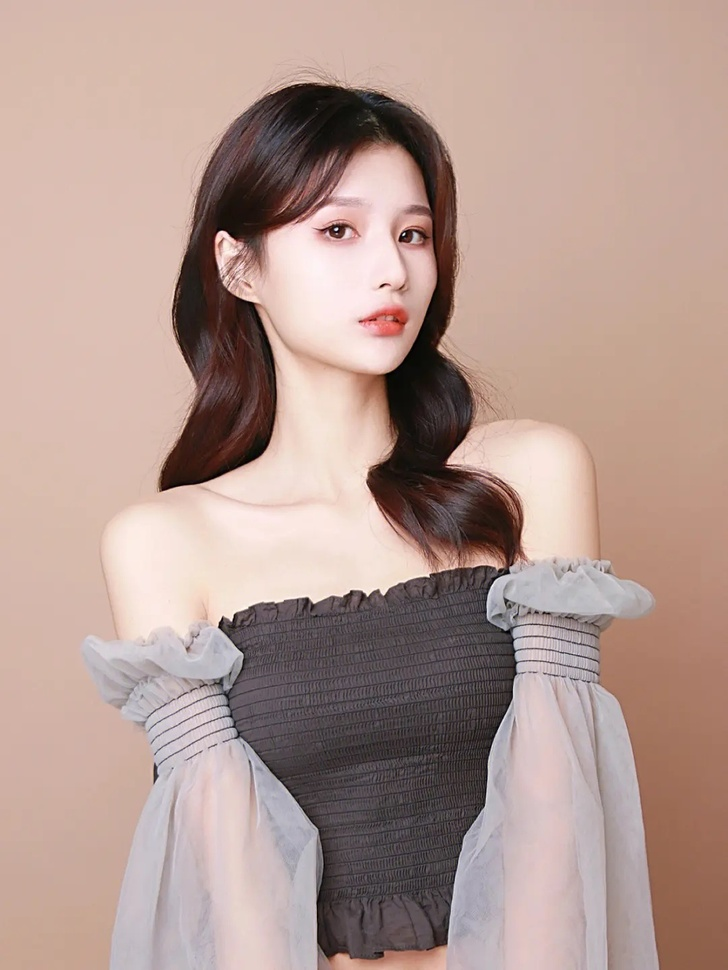
#> input picture src/assets/portrait.jpg, 728 x 970 px, shrunk from 1080 x 1439 before the run
$ python zeus_test.py
#> lines starting #> are read from the running program, lines starting #| are printed output that depends on the picture
import zeus.zeus as pyairaw
import cv2
import numpy as np
import logging
import os
import json
import time
import argparse

# https://github.com/Algomorph/pyboostcvconverter/tree/master
logging.basicConfig(
    level=logging.INFO,
    format = "%(asctime)s %(levelname)-1.1s L%(lineno)-3.3d %(process)-5.5d [%(name)-12.12s] %(message)s",
    handlers=[logging.StreamHandler()]
)

logger = logging.getLogger("pyairaw_test")
logger.setLevel(logging.DEBUG)
pwd = os.path.dirname(os.path.realpath(__file__))
bundlePath=os.path.dirname(pwd);
def timer_decorator(func):
    def wrapper(*args, **kwargs):
        start_time = time.time()
        result = func(*args, **kwargs)
#> (the call stopped at in test_pyairaw_test_str, `info = pyairaw.test_str(txt)`: zeus is not available in this run)
        end_time = time.time()
        t = 1000*(end_time - start_time)
        too_much = '[NOTICE]' if t > 1000 else ''
        logger.debug(f"Fun[{func.__name__}]{too_much} took {t:.2f}ms")
        return result
    return wrapper

def assert_exists(f):
    logger.debug(f"assert_exists: {f}")
    assert os.path.exists(f), f"file not found: {f}"

@timer_decorator
def test_cv2_img_concat():
    imgfile = f'{pwd}/src/assets/portrait.jpg'
    dstfile= f'{pwd}/src/assets/portrait_concat_result.jpg'
    assert_exists(imgfile)
    img1 = cv2.imread(imgfile)
    img2 = cv2.flip(cv2.imread(imgfile), 1)

    logger.debug(f"test_cv2_img_concat img1: {img1.shape}")
    logger.debug(f"test_cv2_img_concat img2: {img2.shape}")

    result = pyairaw.cv2_img_concat(img1, img2)
    cv2.imwrite(dstfile, result)
    logger.debug(f"test_cv2_img_concat result: {result.shape}")
    logger.debug(f"test_cv2_img_concat save to: {dstfile}")


@timer_decorator
def test_pyairaw_dict():
    dict_data = {"name": "John", "age": "25", "city": "New York"}
    result = pyairaw.test_dict(dict_data)
    logger.debug(f"test_pyairaw_dict result: {result}")
    logger.debug(f"test_pyairaw_dict dict_data: {dict_data}")

@timer_decorator
def test_pyairaw_test_str():
    txt="hi"
    info = pyairaw.test_str(txt)
    logger.debug(f"test_pyairaw_dict txt: {txt}")
    logger.debug(f"test_pyairaw_dict info: {info}")


@timer_decorator
def test_apply_3dlut_file():
    """
    mode_linear,
    mode_cosine,
    mode_cubic,
    mode_tetrahedral
    """
    imgfile = f'{pwd}/src/assets/portrait.jpg'
    dstfile = f'{pwd}/src/assets/portrait_lut_file_mode_cubic.jpg'
    lutfile = f'{pwd}/src/assets/skin_red.png'
    assert_exists(imgfile)
    assert_exists(lutfile)

    img = cv2.imread(imgfile)
    rgb = cv2.cvtColor(img, cv2.COLOR_BGR2RGB)
    result = pyairaw.apply_3dlut_file(rgb, lutfile,"mode_cubic")
    cv2.imwrite(dstfile, cv2.cvtColor(result, cv2.COLOR_RGB2BGR))
    logger.debug(f"test_apply_3dlut_file result: {result.shape}")
    logger.debug(f"test_apply_3dlut_file save to: {dstfile}")

@timer_decorator
def test_apply_3dlut():
    """
    mode_linear,
    mode_cosine,
    mode_cubic,
    mode_tetrahedral
    """
    imgfile = f'{pwd}/src/assets/portrait.jpg'
    dstfile = f'{pwd}/src/assets/portrait_lut_mode_linear.jpg'
    lutfile = f'{pwd}/src/assets/skin_red.png'
    assert_exists(imgfile)
    assert_exists(lutfile)

    img = cv2.imread(imgfile)
    rgb = cv2.cvtColor(img, cv2.COLOR_BGR2RGB)

    imglut = cv2.imread(lutfile)
    rgblut = cv2.cvtColor(imglut, cv2.COLOR_BGR2RGB)

    result = pyairaw.apply_3dlut(rgb, rgblut,"mode_linear")
    cv2.imwrite(dstfile, cv2.cvtColor(result, cv2.COLOR_RGB2BGR))
    logger.debug(f"test_apply_3dlut result: {result.shape}")
    logger.debug(f"test_apply_3dlut save to: {dstfile}")

@timer_decorator
def test_apply_3dlut_16bit():
    """
    mode_linear,
    mode_cosine,
    mode_cubic,
    mode_tetrahedral
    """
    imgfile = f'{pwd}/src/assets/portrait.jpg'
    dstfile = f'{pwd}/src/assets/portrait_lut_mode_linear.jpg'
    lutfile = f'{pwd}/src/assets/skin_red.png'
    assert_exists(imgfile)
    assert_exists(lutfile)

    img = cv2.imread(imgfile)
    rgb = cv2.cvtColor(img, cv2.COLOR_BGR2RGB)
    rgb = rgb.astype(np.uint16) * 255

    imglut = cv2.imread(lutfile)
    rgblut = cv2.cvtColor(imglut, cv2.COLOR_BGR2RGB)
    rgblut = rgblut.astype(np.uint16) * 255

    result = pyairaw.apply_3dlut_16bit(rgb, rgblut,"mode_linear")
    # cv2.imwrite(dstfile, cv2.cvtColor(result, cv2.COLOR_RGB2BGR))
    logger.debug(f"test_apply_3dlut_16bit result: {result.shape} {result.dtype}")
    assert result.dtype == np.uint16, "apply_3dlut_16bit result dtype is not uint16"
    # logger.debug(f"test_apply_3dlut_16bit save to: {dstfile}")

@timer_decorator
def test_apply_3d_lut_post_file():
    imgfile = f'{pwd}/src/assets/portrait.jpg'
    dstfile = f'{pwd}/src/assets/portrait_lut_file.jpg'
    lutfile = f'{pwd}/src/assets/skin_red.png'
    assert_exists(imgfile)
    assert_exists(lutfile)

    img = cv2.imread(imgfile)
    rgb = cv2.cvtColor(img, cv2.COLOR_BGR2RGB)
    result = pyairaw.apply_3d_lut_post_file(rgb, lutfile)
    cv2.imwrite(dstfile, cv2.cvtColor(result, cv2.COLOR_RGB2BGR))
    logger.debug(f"test_apply_3d_lut_post_file result: {result.shape}")
    logger.debug(f"test_apply_3d_lut_post_file save to: {dstfile}")

@timer_decorator
def test_apply_3d_lut_post():
    imgfile = f'{pwd}/src/assets/portrait.jpg'
    dstfile = f'{pwd}/src/assets/portrait_lut_post.jpg'
    lutfile = f'{pwd}/src/assets/skin_red.png'
    assert_exists(imgfile)
    assert_exists(lutfile)

    img = cv2.imread(imgfile)
#> img is the input picture: shape (970, 728, 3); mean B, G, R 145.6, 153.5, 178.4
    rgb = cv2.cvtColor(img, cv2.COLOR_BGR2RGB)

    imglut = cv2.imread(lutfile)
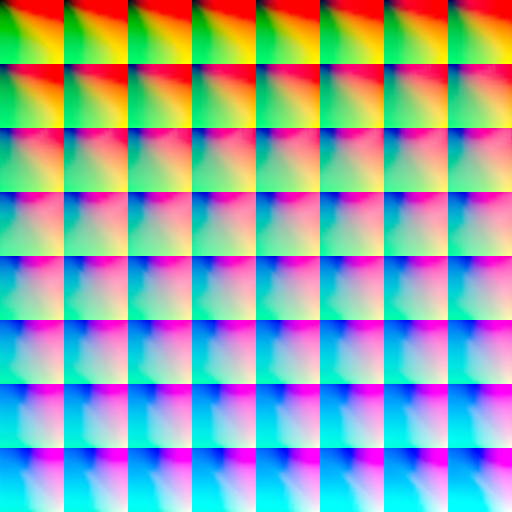
#> input picture src/assets/skin_red.png, 512 x 512 px
#> imglut is the input picture: shape (512, 512, 3); mean B, G, R 167.1, 162.5, 145.3
    rgblut = cv2.cvtColor(imglut, cv2.COLOR_BGR2RGB)
#> (the call stopped at in test_apply_3d_lut_post, `result = pyairaw.apply_3d_lut_post(rgb, rgblut)`: zeus is not available in this run)

    result = pyairaw.apply_3d_lut_post(rgb, rgblut)
    cv2.imwrite(dstfile, cv2.cvtColor(result, cv2.COLOR_RGB2BGR))
    logger.debug(f"test_apply_3d_lut_post result: {result.shape}")
    logger.debug(f"test_apply_3d_lut_post save to: {dstfile}")

@timer_decorator
def test_apply_3d_lut_post_16bit():
    imgfile = f'{pwd}/src/assets/portrait.jpg'
    dstfile = f'{pwd}/src/assets/portrait_lut_post.jpg'
    lutfile = f'{pwd}/src/assets/skin_red.png'
    assert_exists(imgfile)
    assert_exists(lutfile)

    img = cv2.imread(imgfile)
    rgb = cv2.cvtColor(img, cv2.COLOR_BGR2RGB)
    rgb = rgb.astype(np.uint16) * 255

    imglut = cv2.imread(lutfile)
    rgblut = cv2.cvtColor(imglut, cv2.COLOR_BGR2RGB)*255
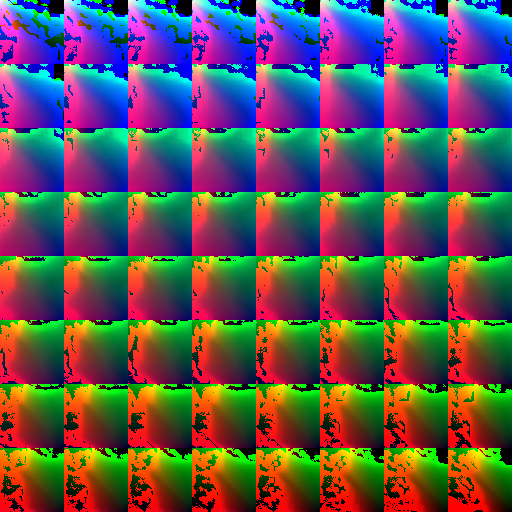
#> rgblut: shape (512, 512, 3); mean R, G, B 96.8, 82.8, 84.8
    rgblut = rgblut.astype(np.uint16) * 255

    result = pyairaw.apply_3d_lut_post_16bit(rgb, rgblut)
    # cv2.imwrite(dstfile, cv2.cvtColor(result, cv2.COLOR_RGB2BGR))
    logger.debug(f"test_apply_3d_lut_post_16bit result: {result.shape}, {result.dtype}")
    assert result.dtype == np.uint16, "apply_3d_lut_post_16bit result dtype is not uint16"
    # logger.debug(f"test_apply_3d_lut_post_16bit save to: {dstfile}")


@timer_decorator
def main():

    logger.debug(f"------------> test_pyairaw_test_str")
    test_pyairaw_test_str()
    logger.debug(f"------------> test_apply_3d_lut_post")
    test_apply_3d_lut_post()
    logger.debug(f"------------> test_apply_3d_lut_post_16bit")
    test_apply_3d_lut_post_16bit()
#> (the call stopped at in test_apply_3d_lut_post_16bit, `result = pyairaw.apply_3d_lut_post_16bit(rgb, rgblut)`: zeus is not available in this run)
    logger.debug(f"------------> test_apply_3d_lut_post_file")
    test_apply_3d_lut_post_file()
#> (the call stopped at in test_apply_3d_lut_post_file, `result = pyairaw.apply_3d_lut_post_file(rgb, lutfile)`: zeus is not available in this run)
    logger.debug(f"------------> test_apply_3dlut")
    test_apply_3dlut()
#> (the call stopped at in test_apply_3dlut, `result = pyairaw.apply_3dlut(rgb, rgblut,"mode_linear")`: zeus is not available in this run)
    logger.debug(f"------------> test_apply_3dlut_16bit")
    test_apply_3dlut_16bit()
#> (the call stopped at in test_apply_3dlut_16bit, `result = pyairaw.apply_3dlut_16bit(rgb, rgblut,"mode_linear")`: zeus is not available in this run)
    logger.debug(f"------------> test_apply_3dlut_file")
    test_apply_3dlut_file()
#> (the call stopped at in test_apply_3dlut_file, `result = pyairaw.apply_3dlut_file(rgb, lutfile,"mode_cubic")`: zeus is not available in this run)
    logger.debug(f"------------> test_cv2_img_concat")
    test_cv2_img_concat()
    logger.debug(f"------------> test_pyairaw_dict")
    test_pyairaw_dict()
    logger.debug(f"------------> done <------------")


if __name__ == '__main__':
#> (the run stopped early here; a loop or call above may not have finished)
